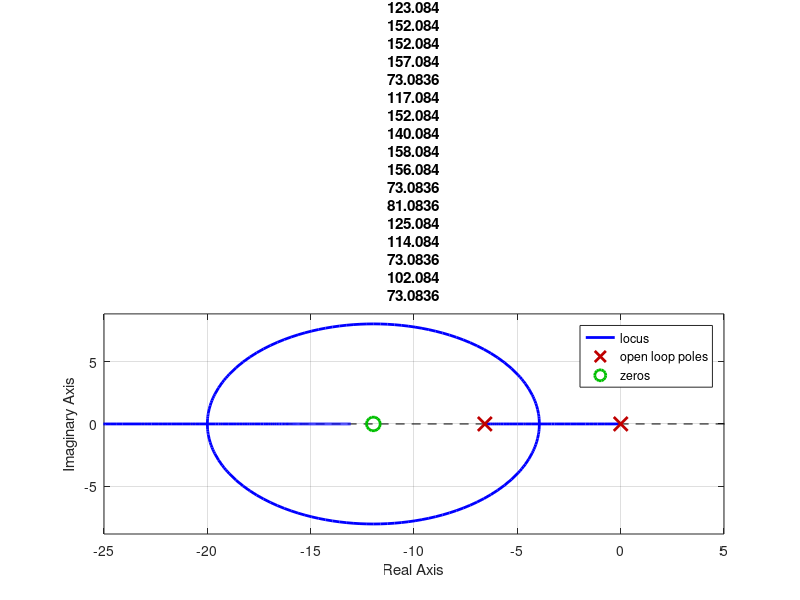

MATLAB code for this plot: (Note: this script raises an error after producing the figure.)
a = 0.8109; b = 6.575; theta = 0; TI = 0.0835625; VMAX_UPM = 11.75;
G = tf([TI 1], [TI 0]) * tf([a], [1 b]);

rlocus(G);
xlim([-25, 5]);
title("Root Locus (TI = " + TI + ")");

K = rlocfind(G);

fprintf("(TI, K) values:\n");
Ti = TI
K

% (Ti = 0.0836, K = 41.2197)
